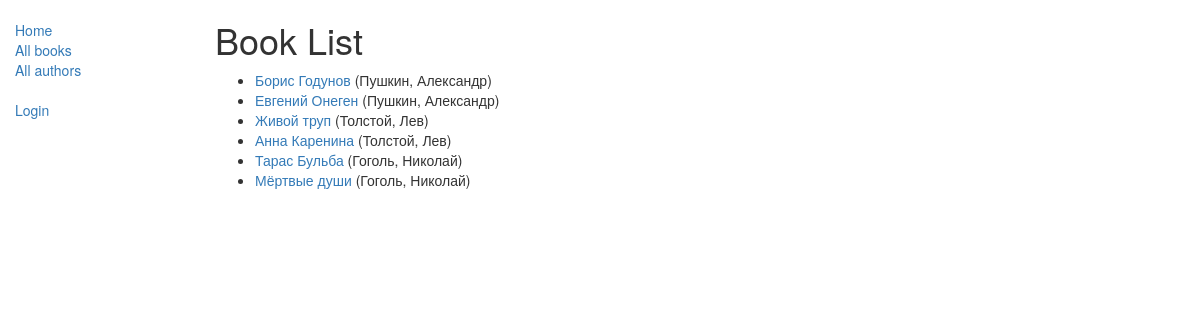
/catalog/books/, run on the app's committed database.
### catalog/models.py (models this page shows, shortened)
class Book(models.Model):
    title = models.CharField(max_length=200)
    author = models.ForeignKey('author', on_delete=models.SET_NULL, null=True)
    summary = models.TextField(max_length=1000, help_text="Enter a brief description of the book")
    isbn = models.CharField('isbn', max_length=13, help_text='13 Character <a href="https://www.isbn-international.org'
                                                             '/content/what-isbn">ISBN number</a>')
    genre = models.ManyToManyField(Genre, help_text="Select a genre for this book")
    def get_absolute_url(self):
        return reverse('book-detail', args=[str(self.id)])
    def display_genre(self):
        """
        Создает строку для жанра. Это необходимо для отображения жанра в Admin.
        """
        return ', '.join([genre.name for genre in self.genre.all()[:3]])
    display_genre.short_description = 'Genre'

class Author(models.Model):
    first_name = models.CharField(max_length=100)
    last_name = models.CharField(max_length=100)
    date_of_birth = models.DateField(null=True, blank=True)
    date_of_death = models.DateField('died', null=True, blank=True)
    def __str__(self):
        return '%s, %s' % (self.last_name, self.first_name)
    class Meta:
        ordering = ['last_name']

### catalog/views.py (the view)
# urls.py: path('books/', views.BookListView.as_view(), name='books'),
class BookListView(generic.ListView):
    model = Book
    paginate_by = 10
    context_object_name = 'book_list'  # ваше собственное имя переменной контекста в шаблоне
    template_name = 'books/book_list.html'  # Определение имени вашего шаблона и его расположения
    def get_queryset(self):
        return Book.objects.filter(title__icontains='')  # [:5]  # Получить 5 книг, содержащих 'war' в заголовке
    def get_context_data(self, **kwargs):
        context = super(BookListView, self).get_context_data(**kwargs)
        context['some_data'] = 'This is just some data'
        return context

### catalog/templates/catalog/book_list.html
{% extends "base_generic.html" %}
{% block content %}
    <h1>Book List</h1>
    {% if book_list %}
    <ul>
      {% for book in book_list %}
      <li>
        <a href="{{ book.get_absolute_url }}">{{ book.title }}</a> ({{book.author}})
      </li>
      {% endfor %}
    </ul>
    {% else %}
      <p>В библиотеке книг нет.</p>
    {% endif %}
{% endblock %}

### data on the page
Book: title "Борис Годунов", author "Пушкин, Александр"
Book: title "Евгений Онеген", author "Пушкин, Александр"
Book: title "Живой труп", author "Толстой, Лев"
Book: title "Анна Каренина", author "Толстой, Лев"
Book: title "Тарас Бульба", author "Гоголь, Николай"
Book: title "Мёртвые души", author "Гоголь, Николай"
